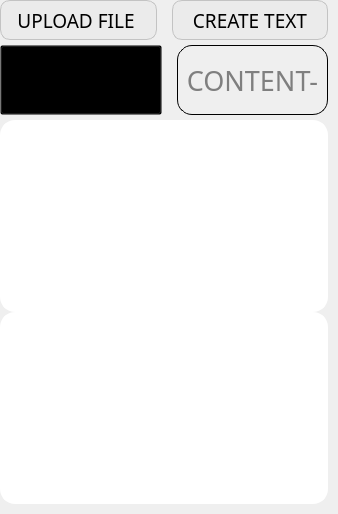
       <widget class="QWidget" name="w_content" native="true">
        <property name="sizePolicy">
         <sizepolicy hsizetype="Fixed" vsizetype="Preferred">
          <horstretch>0</horstretch>
          <verstretch>0</verstretch>
         </sizepolicy>
        </property>
        <property name="minimumSize">
         <size>
          <width>300</width>
          <height>0</height>
         </size>
        </property>
        <property name="maximumSize">
         <size>
          <width>111111</width>
          <height>16777215</height>
         </size>
        </property>
        <layout class="QGridLayout" name="gridLayout_9">
         <property name="leftMargin">
          <number>0</number>
         </property>
         <property name="topMargin">
          <number>0</number>
         </property>
         <property name="rightMargin">
          <number>10</number>
         </property>
         <property name="bottomMargin">
          <number>10</number>
         </property>
         <property name="horizontalSpacing">
          <number>0</number>
         </property>
         <property name="verticalSpacing">
          <number>5</number>
         </property>
         <item row="0" column="0">
          <widget class="QWidget" name="widget" native="true">
           <property name="minimumSize">
            <size>
             <width>0</width>
             <height>40</height>
            </size>
           </property>
           <property name="maximumSize">
            <size>
             <width>16777215</width>
             <height>40</height>
            </size>
           </property>
           <layout class="QGridLayout" name="gridLayout_10">
            <property name="leftMargin">
             <number>0</number>
            </property>
            <property name="topMargin">
             <number>0</number>
            </property>
            <property name="rightMargin">
             <number>0</number>
            </property>
            <property name="bottomMargin">
             <number>0</number>
            </property>
            <property name="horizontalSpacing">
             <number>15</number>
            </property>
            <property name="verticalSpacing">
             <number>0</number>
            </property>
            <item row="0" column="1">
             <widget class="CxCenterButton" name="tb_create_text">
              <property name="sizePolicy">
               <sizepolicy hsizetype="Minimum" vsizetype="Minimum">
                <horstretch>0</horstretch>
                <verstretch>0</verstretch>
               </sizepolicy>
              </property>
              <property name="font">
               <font>
                <family>Impact</family>
                <pointsize>14</pointsize>
               </font>
              </property>
              <property name="layoutDirection">
               <enum>Qt::RightToLeft</enum>
              </property>
              <property name="styleSheet">
               <string notr="true">QToolButton
{
background:#ebebeb;
border:1px solid #c3c3c3;
border-radius:10px;
}</string>
              </property>
              <property name="text">
               <string>CREATE TEXT</string>
              </property>
              <property name="icon">
               <iconset resource="textedit.qrc">
                <normaloff>:/res/icon/down-icon.png</normaloff>:/res/icon/down-icon.png</iconset>
              </property>
              <property name="iconSize">
               <size>
                <width>25</width>
                <height>25</height>
               </size>
              </property>
              <property name="toolButtonStyle">
               <enum>Qt::ToolButtonTextBesideIcon</enum>
              </property>
             </widget>
            </item>
            <item row="0" column="0">
             <widget class="CxCenterButton" name="tb_upload">
              <property name="sizePolicy">
               <sizepolicy hsizetype="Minimum" vsizetype="Minimum">
                <horstretch>0</horstretch>
                <verstretch>0</verstretch>
               </sizepolicy>
              </property>
              <property name="font">
               <font>
                <family>Impact</family>
                <pointsize>14</pointsize>
               </font>
              </property>
              <property name="layoutDirection">
               <enum>Qt::RightToLeft</enum>
              </property>
              <property name="styleSheet">
               <string notr="true">QToolButton
{
background:#ebebeb;
border:1px solid #c3c3c3;
border-radius:10px;
}</string>
              </property>
              <property name="text">
               <string>UPLOAD FILE </string>
              </property>
              <property name="icon">
               <iconset resource="textedit.qrc">
                <normaloff>:/res/icon/Upload-2-icon.png</normaloff>:/res/icon/Upload-2-icon.png</iconset>
              </property>
              <property name="iconSize">
               <size>
                <width>25</width>
                <height>25</height>
               </size>
              </property>
              <property name="toolButtonStyle">
               <enum>Qt::ToolButtonTextBesideIcon</enum>
              </property>
             </widget>
            </item>
           </layout>
          </widget>
         </item>
         <item row="1" column="0">
          <widget class="QWidget" name="widget_2" native="true">
           <property name="minimumSize">
            <size>
             <width>0</width>
             <height>70</height>
            </size>
           </property>
           <property name="maximumSize">
            <size>
             <width>16777215</width>
             <height>70</height>
            </size>
           </property>
           <layout class="QGridLayout" name="gridLayout_11">
            <property name="leftMargin">
             <number>0</number>
            </property>
            <property name="topMargin">
             <number>0</number>
            </property>
            <property name="rightMargin">
             <number>0</number>
            </property>
            <property name="bottomMargin">
             <number>0</number>
            </property>
            <property name="horizontalSpacing">
             <number>15</number>
            </property>
            <property name="verticalSpacing">
             <number>0</number>
            </property>
            <item row="0" column="0">
             <widget class="QWidget" name="w_res_1" native="true">
              <property name="styleSheet">
               <string notr="true">QWidget{background:transparent;}</string>
              </property>
              <layout class="QGridLayout" name="gridLayout_17">
               <property name="leftMargin">
                <number>0</number>
               </property>
               <property name="topMargin">
                <number>0</number>
               </property>
               <property name="rightMargin">
                <number>0</number>
               </property>
               <property name="bottomMargin">
                <number>0</number>
               </property>
               <item row="0" column="0">
                <widget class="QToolButton" name="tb_res_1">
                 <property name="sizePolicy">
                  <sizepolicy hsizetype="Minimum" vsizetype="Minimum">
                   <horstretch>0</horstretch>
                   <verstretch>0</verstretch>
                  </sizepolicy>
                 </property>
                 <property name="font">
                  <font>
                   <family>Impact</family>
                   <pointsize>20</pointsize>
                  </font>
                 </property>
                 <property name="styleSheet">
                  <string notr="true"/>
                 </property>
                 <property name="text">
                  <string>CONTENT+</string>
                 </property>
                </widget>
               </item>
              </layout>
             </widget>
            </item>
            <item row="0" column="1">
             <widget class="QWidget" name="w_res_2" native="true">
              <property name="styleSheet">
               <string notr="true">QWidget{background:transparent;}</string>
              </property>
              <layout class="QGridLayout" name="gridLayout_18">
               <property name="leftMargin">
                <number>0</number>
               </property>
               <property name="topMargin">
                <number>0</number>
               </property>
               <property name="rightMargin">
                <number>0</number>
               </property>
               <property name="bottomMargin">
                <number>0</number>
               </property>
               <item row="0" column="0">
                <widget class="QToolButton" name="tb_res_2">
                 <property name="sizePolicy">
                  <sizepolicy hsizetype="Minimum" vsizetype="Minimum">
                   <horstretch>0</horstretch>
                   <verstretch>0</verstretch>
                  </sizepolicy>
                 </property>
                 <property name="font">
                  <font>
                   <family>Impact</family>
                   <pointsize>20</pointsize>
                  </font>
                 </property>
                 <property name="styleSheet">
                  <string notr="true">QToolButton{
color:#7f7f7f;
border-style:solid;
border-width:1px;
border-color:black;
 border-radius: 15px;
}</string>
                 </property>
                 <property name="text">
                  <string>CONTENT-</string>
                 </property>
                </widget>
               </item>
              </layout>
             </widget>
            </item>
           </layout>
          </widget>
         </item>
         <item row="2" column="0">
          <widget class="QWidget" name="widget_3" native="true">
           <layout class="QGridLayout" name="gridLayout_16">
            <property name="leftMargin">
             <number>0</number>
            </property>
            <property name="topMargin">
             <number>0</number>
            </property>
            <property name="rightMargin">
             <number>0</number>
            </property>
            <property name="bottomMargin">
             <number>0</number>
            </property>
            <property name="spacing">
             <number>0</number>
            </property>
            <item row="0" column="0">
             <widget class="CxResListWidget" name="lw_res_1">
              <property name="sizePolicy">
               <sizepolicy hsizetype="Minimum" vsizetype="Minimum">
                <horstretch>0</horstretch>
                <verstretch>0</verstretch>
               </sizepolicy>
              </property>
              <property name="styleSheet">
               <string notr="true">QListWidget
{
border-radius:15px;
border-style:solid;
border-width:3px;
border-color:white;
background:white;
}</string>
              </property>
              <property name="verticalScrollBarPolicy">
               <enum>Qt::ScrollBarAsNeeded</enum>
              </property>
              <property name="horizontalScrollBarPolicy">
               <enum>Qt::ScrollBarAlwaysOff</enum>
              </property>
             </widget>
            </item>
            <item row="1" column="0">
             <widget class="CxResListWidget" name="lw_res_2">
              <property name="sizePolicy">
               <sizepolicy hsizetype="Minimum" vsizetype="Minimum">
                <horstretch>0</horstretch>
                <verstretch>0</verstretch>
               </sizepolicy>
              </property>
              <property name="styleSheet">
               <string notr="true">QListWidget
{
border-radius:15px;
border-style:solid;
border-width:3px;
border-color:white;
background:white;
}</string>
              </property>
              <property name="horizontalScrollBarPolicy">
               <enum>Qt::ScrollBarAlwaysOff</enum>
              </property>
             </widget>
            </item>
           </layout>
          </widget>
         </item>
        </layout>
       </widget>
